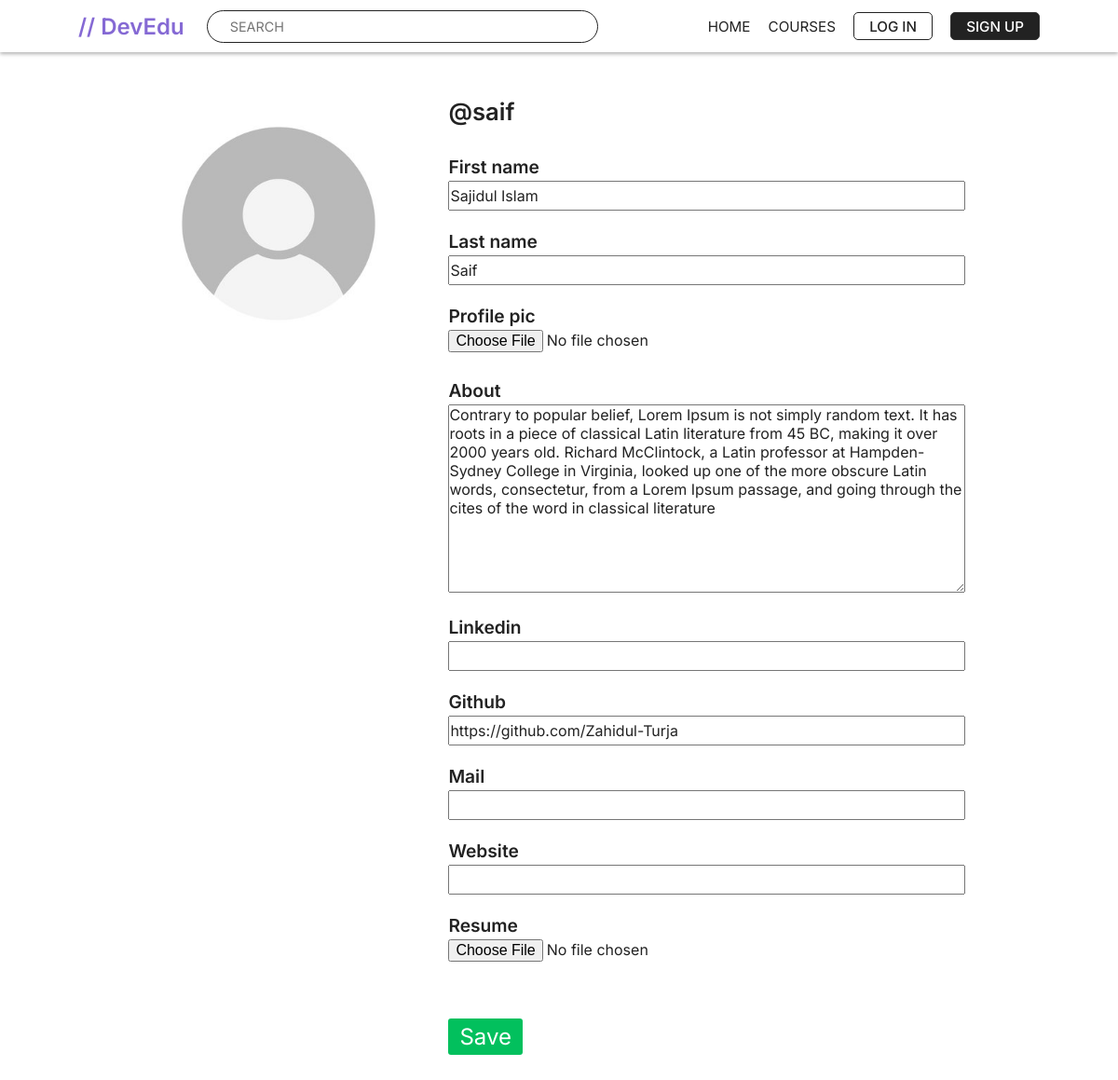
Screenshot of /edit-profile/saif with the database file from the repository.
### devedu/models.py (models this page shows)
class UserProfile(models.Model):
    user = models.OneToOneField(
        User, on_delete=models.CASCADE, related_name="user_profile"
    )
    first_name = models.CharField(blank=True, max_length=200)
    last_name = models.CharField(blank=True, max_length=200)
    profile_pic = models.ImageField(upload_to="profilePics", blank=True)
    about = models.TextField(validators=[MaxLengthValidator(2000)], blank=True)
    linkedin = models.URLField(blank=True, max_length=1000)
    github = models.URLField(blank=True, max_length=1000)
    mail = models.URLField(blank=True, max_length=1000)
    website = models.URLField(blank=True, max_length=1000)
    is_instructor = models.BooleanField(default=False, blank=True)
    applied = models.BooleanField(default=False, blank=True)
    resume = models.FileField(blank=True, null=True)
    def full_name(self):
        if self.user.first_name and self.user.last_name:
            return f"{self.user.first_name} {self.user.last_name}"
        return f"{self.user.username}"
    def __str__(self):
        return self.full_name()

### devedu/views.py (the view)
# urls.py: path("edit-profile/<str:username>", views.edit_profile, name="edit_profile"),
@csrf_exempt
def edit_profile(request, username):
    try:
        user = User.objects.get(username=username)
    except:
        user = None
        return render(request, "devedu/home.html", {})
    user_profile = UserProfile.objects.get(user=user)
    user_profile_form = UserProfileForm(instance=user_profile)
    if request.method == "POST":
        user_profile_form = UserProfileForm(
            request.POST, request.FILES, instance=user_profile)
        if user_profile_form.is_valid():
            user_profile_form.save()
            return HttpResponseRedirect(reverse("user_profile", args=[username]))
    context = {
        "user_profile": user_profile,
        "user_profile_form": user_profile_form
    }
    return render(request, "devedu/edit_profile.html", context)

### devedu/forms.py
class UserProfileForm(forms.ModelForm):
    class Meta:
        model = UserProfile
        exclude = ["user", "is_instructor", "applied"]

### devedu/templates/devedu/edit_profile.html (shortened to what this page needs)
{% extends 'base.html' %}
{% load static %}
{% block css_files %}
    <link rel="stylesheet" href="{% static 'devedu/includes/utilities.css' %}">
    <link rel="stylesheet" href="{% static 'devedu/includes/variables.css' %}">
    <link rel="stylesheet" href="{% static 'devedu/edit_profile.css' %}">
{% endblock css_files %}
{% block content %}
<section class="profile_info">
    <div class="left">
        {% if user_profile.profile_pic %}
        <img src="{{user_profile.profile_pic.url}}" alt="Profile Image">
        {% else %}
        <img src="{% static 'devedu/images/profile_img.jpg' %}" alt="">
        {% endif %}
    </div>
    <div class="right">
        <h1>@{{user_profile.user.username}}</h1>
        <form method="POST" enctype="multipart/form-data">
            {% for content in user_profile_form %}
            <div class="label">
                {{content.label}}
            </div>
            {{content}}
            {{content.errors}}<br>
            {% endfor %}
            <button class="btn-green">Save</button>
        </form>
    </div>
</section>
{% endblock content %}

### devedu/static/devedu/base.css (style rules this page uses)
* { margin: 0; padding: 0; box-sizing: border-box; font-family: 'Inter', sans-serif; font-size: var(--font-size-global); color: var(--color-dark); }
html { scroll-behavior: smooth; }
body { position: relative; }

### devedu/static/devedu/includes/utilities.css (style rules this page uses)
.btn-green { font-size: 1.2rem; text-decoration: none; color: var(--color-white); padding: 5px 12px; margin-right: 1rem; border-radius: 3px; background-color: var(--color-green); border: none; transition: all 0.2s; }

### devedu/static/devedu/includes/variables.css (style rules this page uses)
:root { --color-primary: #8569D4; --color-primary-dark: #544285; --color-primary-light: #8569d40c; --color-warning: rgb(214, 16, 16); --color-green: rgb(2, 192, 93); --color-blue: rgb(2, 106, 192); --color-yellow: rgb(225, 191, 79); --color-yellow-dark: rgb(181, 155, 71); --color-white: #fff; --color-off-white: #ddd; --color-black: #000; --color-dark: #222; --color-light: #333; --color-box-shadow: rgba(0, 0, 0, 0.3); --color-overlay: rgba(0, 0, 0, 0.5); --color-black-trans: rgba(0, 0, 0, 0.1); --color-box-shadow-2: #c5c5c5; --margin-global: 7vw; --font-size-global: 16px; --width-max: 1440px; --height-max: 650px; }

### devedu/static/devedu/edit_profile.css (style rules this page uses)
.profile_info { margin: 0 var(--margin-global); padding: 3rem 5rem; display: flex; flex-direction: row; gap: 3rem; }
.left { width: 17rem; height: 17rem; align-self: flex-start; display: flex; justify-content: center; align-items: center; border-radius: 50%; overflow: hidden; }
.left img { width: auto; height: 100%; object-fit: cover; }
.right { width: 35rem; }
.right h1 { display: inline; font-size: 1.6rem; font-weight: 600; color: var(--color-dark); }
.right form { width: 100%; margin: 2rem 0; }
.label { font-size: 1.2rem; font-weight: 600; margin-bottom: .2rem; }
.right form input { margin-bottom: 1.3rem; width: 100%; height: 2rem; }
.right form textarea { margin-bottom: 1.3rem; width: 100%; }
.right form button { font-size: 1.5rem; margin: 2rem 0; }

### rows the page displays
UserProfile: user.username "saif", user_profile_form "Sajidul Islam" "Saif" "Contrary to popular belief, Lorem Ipsum is not simply random text. It has roots in a piece of classical Latin literature from 45 BC, making it over 2000 years old. Richard McClintock, a Latin professor at Hampden-Sydney College in Virginia, looked up one of the more obscure Latin words, consectetur, from a Lorem Ipsum passage, and going through the cites of the word in classical literature" "https://github.com/Zahidul-Turja"

### other values shown
{{ content.label }} "First name" "Last name" "Profile pic" "About" "Linkedin" "Github" "Mail" "Website" "Resume"
